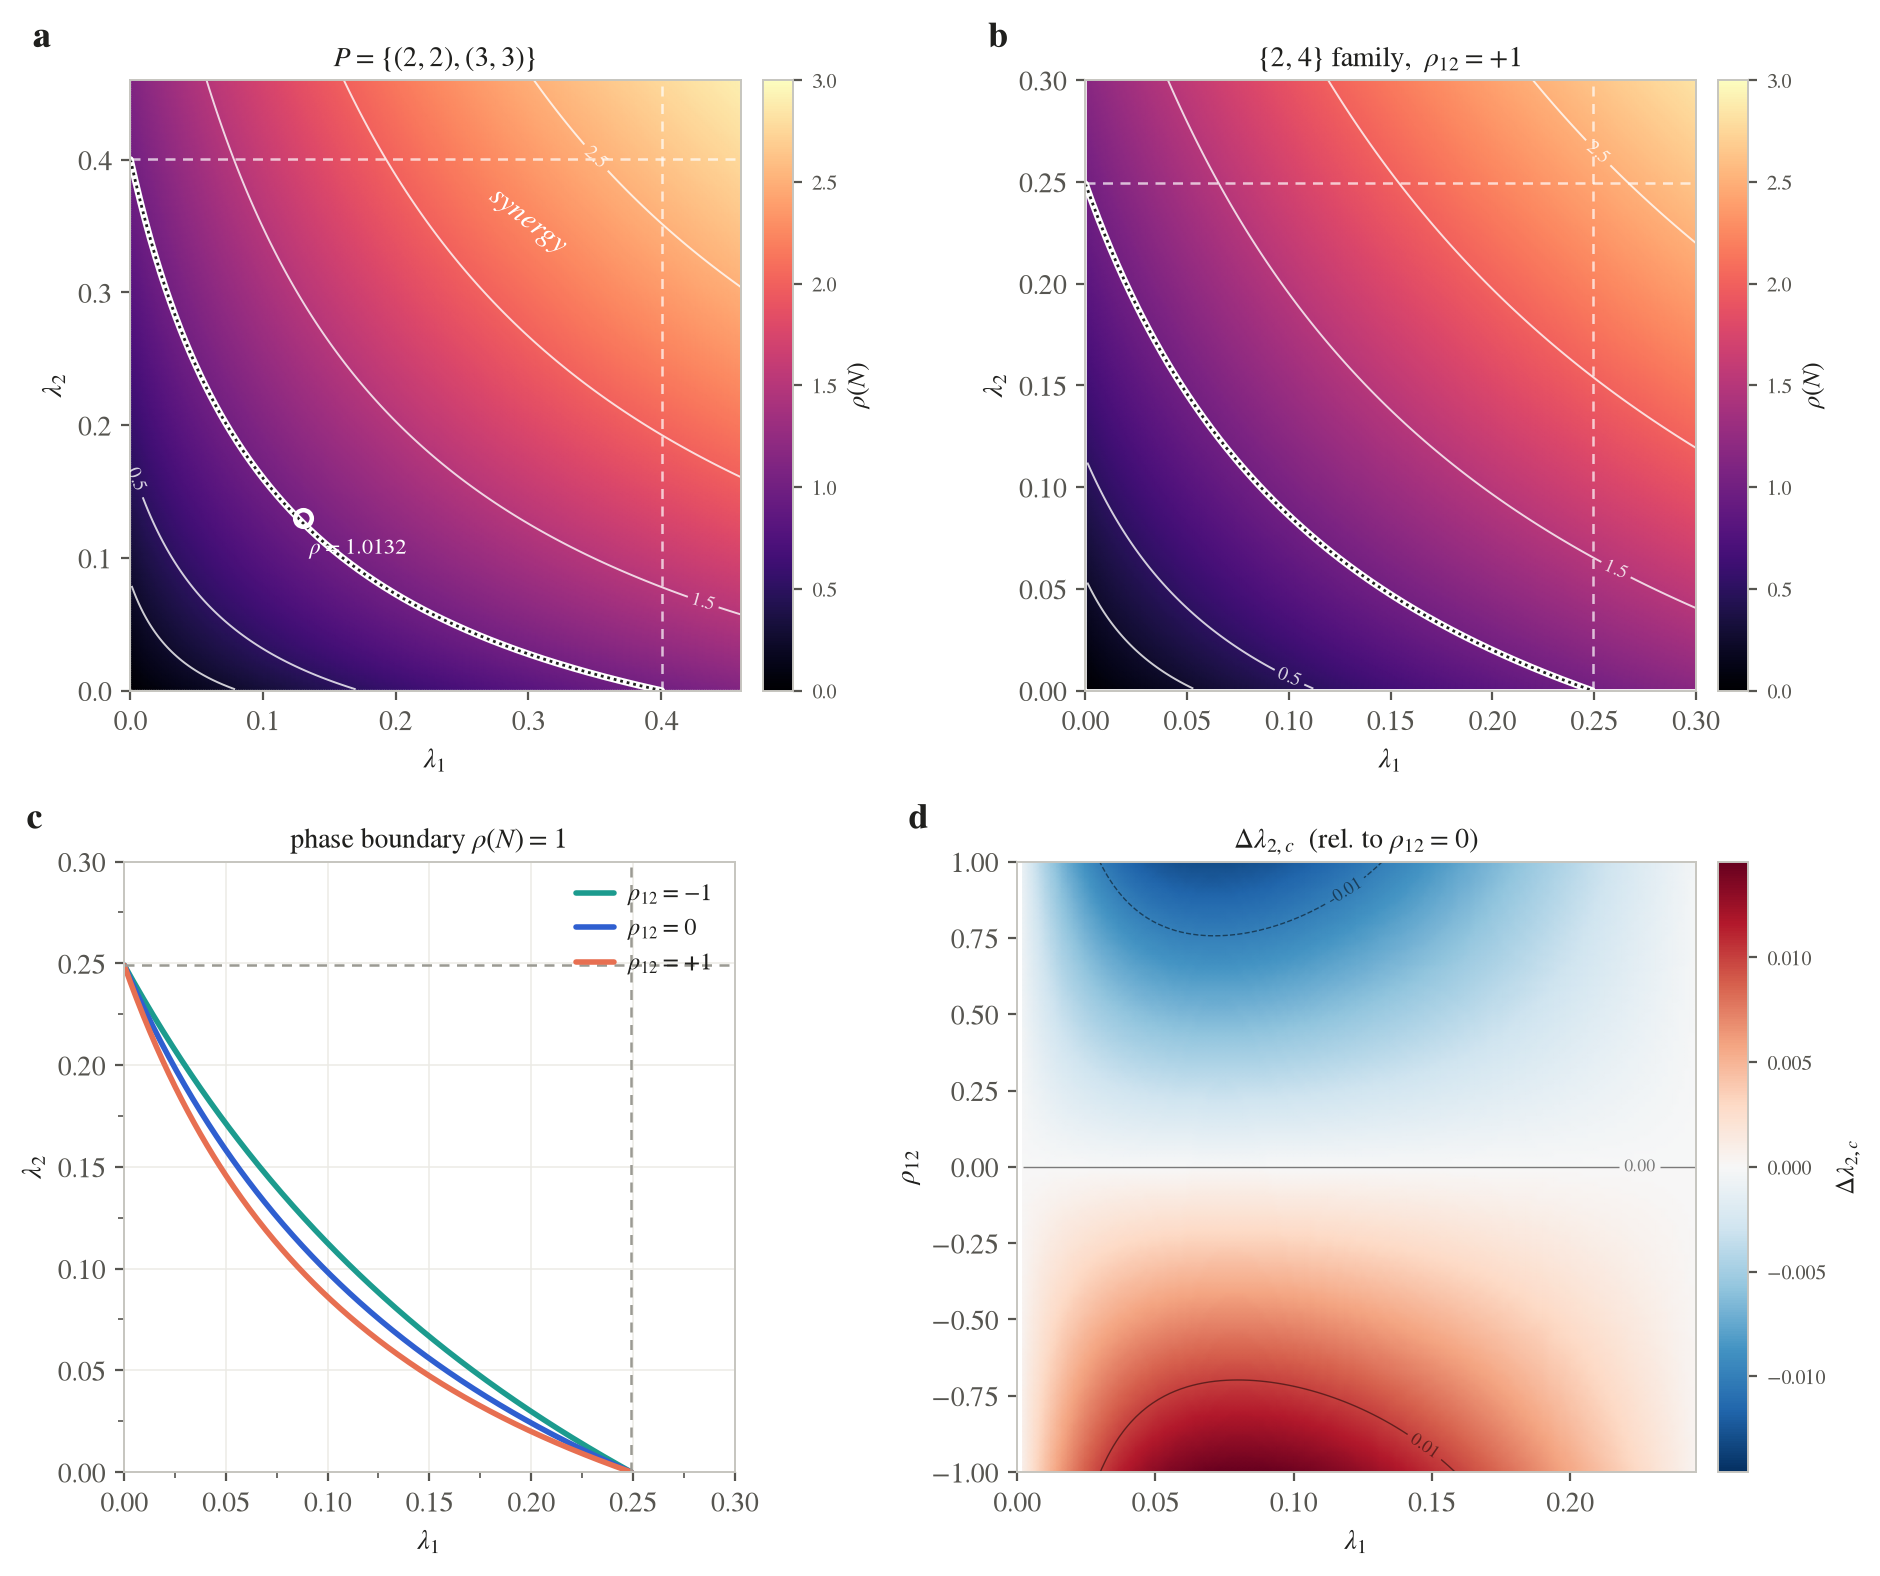

Reproduce this figure in Python.
"""Showcase: the threshold as a phase portrait -- heatmap + white contours in
the style of the reference boards. Pure theory (spectral radius of the
next-generation matrix), so every pixel is exact and cheap.

Consolidates the physics of the old figures 4 and 5 into one figure:
  (a) rho(N) over the (lambda_1, lambda_2) plane for the anchor family, with the
      rho(N)=1 critical curve, the two single-layer lines N_aa=1, and the
      synergy wedge between them;
  (b) the same surface for the {2,4} correlation family at rho12 = +1, showing
      how correlation slides the critical curve inward;
  (c) the phase boundary rho(N)=1 for rho12 = -1, 0, +1 overlaid;
  (d) Delta lambda_2,c(lambda_1, rho12): how far correlation moves the critical
      layer-2 rate, relative to the uncorrelated case, as a 2D surface.
"""
import numpy as np
import matplotlib as mpl
import matplotlib.pyplot as plt
from matplotlib.ticker import AutoMinorLocator
from scipy.optimize import brentq

from theory import next_gen_matrix, spectral_radius, cascade_C, degree_moments

INK, SEC, MUTED = "#20201e", "#565550", "#9b9a93"
TEAL, CORAL, BLUE = "#1C9B8E", "#E76F51", "#2F5FD0"

P_ANCHOR = {(2, 2): 0.5, (3, 3): 0.5}
M = (3, 3)


def Pf(r):
    tab = [((2, 2), (1 + r) / 4), ((4, 4), (1 + r) / 4),
           ((2, 4), (1 - r) / 4), ((4, 2), (1 - r) / 4)]
    return {k: p for k, p in tab if p > 1e-12}


def rho2(P, l1, l2):
    return spectral_radius(next_gen_matrix(P, M, 1.0, w=np.array([l1, l2])))


def lc_alone(P, a):
    mk, cr = degree_moments(P, 2)
    X = cr[a, a] / mk[a] - 1.0
    return brentq(lambda L: cascade_C(M[a], L, 1) * X - 1.0, 1e-9, 60, xtol=1e-14)


def crit_curve(P, l1s):
    out = []
    for l1 in l1s:
        try:
            out.append(brentq(lambda x: rho2(P, l1, x) - 1.0, 1e-12, 80, xtol=1e-13))
        except ValueError:
            out.append(np.nan)
    return np.array(out)


def rho_grid(P, ax_vals):
    Z = np.empty((len(ax_vals), len(ax_vals)))
    for iy, l2 in enumerate(ax_vals):
        for ix, l1 in enumerate(ax_vals):
            Z[iy, ix] = rho2(P, l1, l2)
    return Z


def main():
    mpl.rcParams.update({
        "figure.dpi": 140, "savefig.dpi": 340,
        "font.family": "STIXGeneral", "mathtext.fontset": "stix", "font.size": 10,
        "axes.edgecolor": "#c6c5bf", "axes.linewidth": 0.7, "axes.labelcolor": INK,
        "axes.labelpad": 3.5, "text.color": INK,
        "xtick.color": SEC, "ytick.color": SEC,
        "xtick.major.size": 3.2, "ytick.major.size": 3.2,
        "axes.axisbelow": True, "legend.frameon": False,
        "lines.solid_capstyle": "round",
    })
    fig, axes = plt.subplots(2, 2, figsize=(9.6, 8.0))
    (axA, axB), (axC, axD) = axes
    fig.subplots_adjust(left=0.085, right=0.965, bottom=0.075, top=0.945,
                        wspace=0.30, hspace=0.28)

    def tag(ax, s, x=-0.16):
        ax.text(x, 1.04, s, transform=ax.transAxes, fontsize=13,
                fontweight="bold", va="bottom", ha="left", color=INK)

    # ------------------------------------------------ (a) anchor phase portrait
    hi = 0.46
    g = np.linspace(0.001, hi, 260)
    Za = rho_grid(P_ANCHOR, g)
    lc1 = lc_alone(P_ANCHOR, 0)
    lc2 = lc_alone(P_ANCHOR, 1)
    l1 = np.linspace(1e-4, lc1 * 0.9995, 320)
    curve = crit_curve(P_ANCHOR, l1)

    im = axA.pcolormesh(g, g, Za, cmap="magma", vmin=0, vmax=3.0,
                        shading="gouraud", rasterized=True)
    cs = axA.contour(g, g, Za, levels=[0.25, 0.5, 1.0, 1.5, 2.0, 2.5],
                     colors="white", linewidths=0.7, alpha=0.8)
    axA.clabel(cs, [0.5, 1.5, 2.5], fmt="%.1f", fontsize=7, colors="white")
    axA.plot(l1, curve, color="white", lw=2.4)
    axA.plot(l1, curve, color=INK, lw=1.0, ls=(0, (1, 1.4)))
    axA.axvline(lc1, color="white", lw=0.9, ls=(0, (4, 3)), alpha=0.7)
    axA.axhline(lc2, color="white", lw=0.9, ls=(0, (4, 3)), alpha=0.7)
    axA.plot([0.13], [0.13], "o", ms=6, mfc="none", mec="white", mew=1.6)
    axA.text(0.135, 0.115, r"$\rho{=}1.0132$", color="white", fontsize=8,
             ha="left", va="top")
    axA.text(0.30, 0.33, "synergy", color="white", fontsize=10.5, style="italic",
             ha="center", rotation=-38)
    axA.set_xlim(0, hi); axA.set_ylim(0, hi); axA.set_aspect("equal")
    axA.set_xlabel(r"$\lambda_1$"); axA.set_ylabel(r"$\lambda_2$")
    axA.set_title(r"$P=\{(2,2),(3,3)\}$", fontsize=10, pad=5)
    cb = fig.colorbar(im, ax=axA, fraction=0.046, pad=0.03)
    cb.set_label(r"$\rho(N)$", fontsize=9)
    cb.ax.tick_params(labelsize=7.5)
    tag(axA, "a")

    # ------------------------------- (b) correlated family, rho12 = +1
    hi2 = 0.30
    g2 = np.linspace(0.001, hi2, 260)
    Zb = rho_grid(Pf(1.0), g2)
    lcA = lc_alone(Pf(0.0), 0)
    l1b = np.linspace(1e-4, lcA * 0.9995, 320)
    curveb = crit_curve(Pf(1.0), l1b)
    im2 = axB.pcolormesh(g2, g2, Zb, cmap="magma", vmin=0, vmax=3.0,
                         shading="gouraud", rasterized=True)
    cs2 = axB.contour(g2, g2, Zb, levels=[0.25, 0.5, 1.0, 1.5, 2.0, 2.5],
                      colors="white", linewidths=0.7, alpha=0.8)
    axB.clabel(cs2, [0.5, 1.5, 2.5], fmt="%.1f", fontsize=7, colors="white")
    axB.plot(l1b, curveb, color="white", lw=2.4)
    axB.plot(l1b, curveb, color=INK, lw=1.0, ls=(0, (1, 1.4)))
    axB.axvline(lcA, color="white", lw=0.9, ls=(0, (4, 3)), alpha=0.7)
    axB.axhline(lcA, color="white", lw=0.9, ls=(0, (4, 3)), alpha=0.7)
    axB.set_xlim(0, hi2); axB.set_ylim(0, hi2); axB.set_aspect("equal")
    axB.set_xlabel(r"$\lambda_1$"); axB.set_ylabel(r"$\lambda_2$")
    axB.set_title(r"$\{2,4\}$ family,  $\rho_{12}=+1$", fontsize=10, pad=5)
    cb2 = fig.colorbar(im2, ax=axB, fraction=0.046, pad=0.03)
    cb2.set_label(r"$\rho(N)$", fontsize=9)
    cb2.ax.tick_params(labelsize=7.5)
    tag(axB, "b")

    # ------------------------------- (c) phase boundary shift by rho12
    for r, col, lab in [(-1.0, TEAL, r"$\rho_{12}=-1$"),
                        (0.0, BLUE, r"$\rho_{12}=0$"),
                        (1.0, CORAL, r"$\rho_{12}=+1$")]:
        axC.plot(l1b, crit_curve(Pf(r), l1b), color=col, lw=2.0, label=lab)
    axC.axvline(lcA, color=MUTED, lw=0.9, ls=(0, (4, 3)))
    axC.axhline(lcA, color=MUTED, lw=0.9, ls=(0, (4, 3)))
    axC.set_xlim(0, hi2); axC.set_ylim(0, hi2); axC.set_aspect("equal")
    axC.set_xlabel(r"$\lambda_1$"); axC.set_ylabel(r"$\lambda_2$")
    axC.set_title(r"phase boundary $\rho(N)=1$", fontsize=10, pad=5)
    axC.xaxis.set_minor_locator(AutoMinorLocator(2))
    axC.yaxis.set_minor_locator(AutoMinorLocator(2))
    axC.tick_params(which="both", top=False, right=False)
    axC.grid(True, color="#ecebe5", lw=0.55)
    axC.legend(loc="upper right", fontsize=8.6, handlelength=1.6,
               handletextpad=0.6, labelspacing=0.45)
    tag(axC, "c")

    # ------------------------------- (d) Delta lambda2,c(lambda1, rho12) surface
    rr = np.linspace(-1, 1, 120)
    l1d = np.linspace(0.002, lcA * 0.985, 120)
    base = crit_curve(Pf(0.0), l1d)
    D = np.empty((len(rr), len(l1d)))
    for iy, r in enumerate(rr):
        cr = crit_curve(Pf(r), l1d)
        D[iy, :] = cr - base
    vmax = np.nanmax(np.abs(D))
    imd = axD.pcolormesh(l1d, rr, D, cmap="RdBu_r", vmin=-vmax, vmax=vmax,
                         shading="gouraud", rasterized=True)
    csd = axD.contour(l1d, rr, D, levels=[-0.02, -0.01, 0.0, 0.01, 0.02],
                      colors="k", linewidths=0.5, alpha=0.5)
    axD.clabel(csd, fmt="%.2f", fontsize=6.5)
    axD.set_xlim(0, lcA * 0.985); axD.set_ylim(-1, 1)
    axD.set_xlabel(r"$\lambda_1$"); axD.set_ylabel(r"$\rho_{12}$")
    axD.set_title(r"$\Delta\lambda_{2,c}$  (rel. to $\rho_{12}{=}0$)", fontsize=10, pad=5)
    cbd = fig.colorbar(imd, ax=axD, fraction=0.046, pad=0.03)
    cbd.set_label(r"$\Delta\lambda_{2,c}$", fontsize=9)
    cbd.ax.tick_params(labelsize=7.5)
    tag(axD, "d")

    fig.savefig("figure_phase.pdf", bbox_inches="tight")
    fig.savefig("figure_phase.png", bbox_inches="tight", dpi=200)
    print("saved figure_phase.png/.pdf")
    print(f"anchor: lc_alone={lc1:.5f}, joint={crit_curve(P_ANCHOR,[lc1*0.99999])[0]:.5f}")
    print(f"{'{2,4}'}: lc_alone={lcA:.5f}; Delta range [{D.min():+.4f},{D.max():+.4f}]")


if __name__ == "__main__":
    main()
